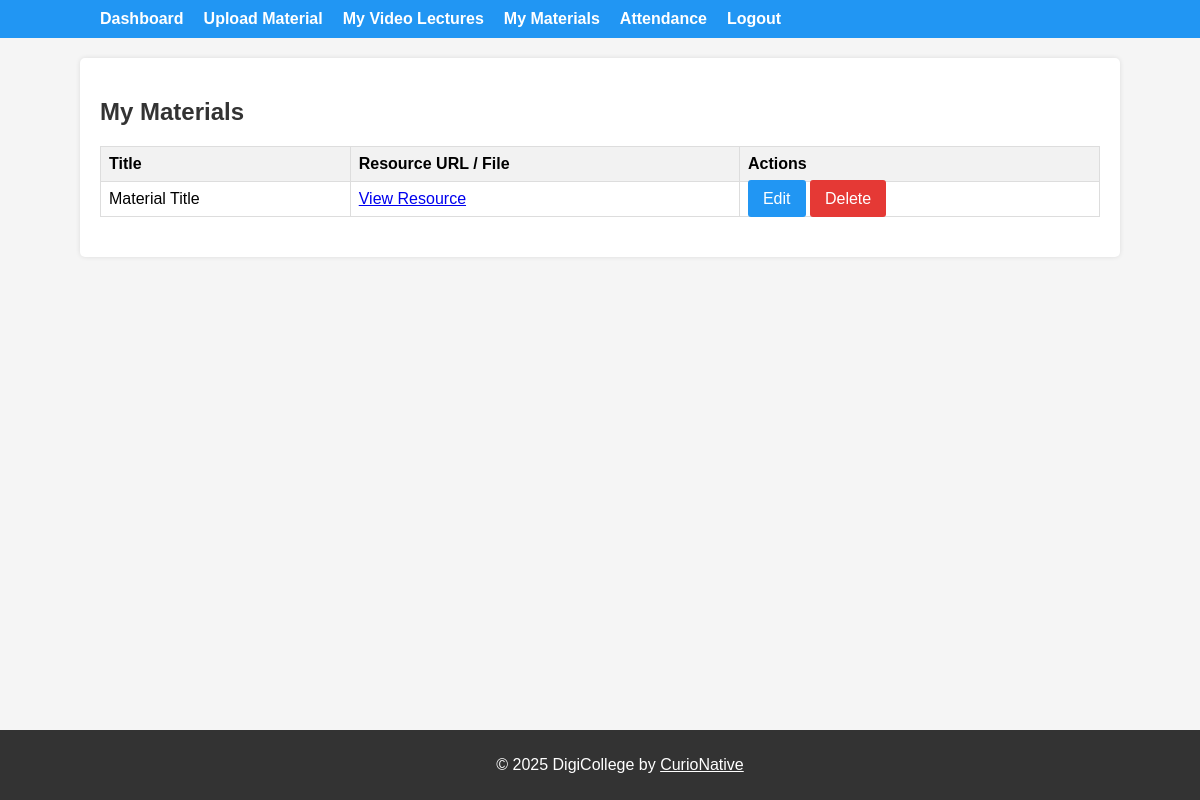
Before: /college/faculty/material/ (signed in) with the older database file.
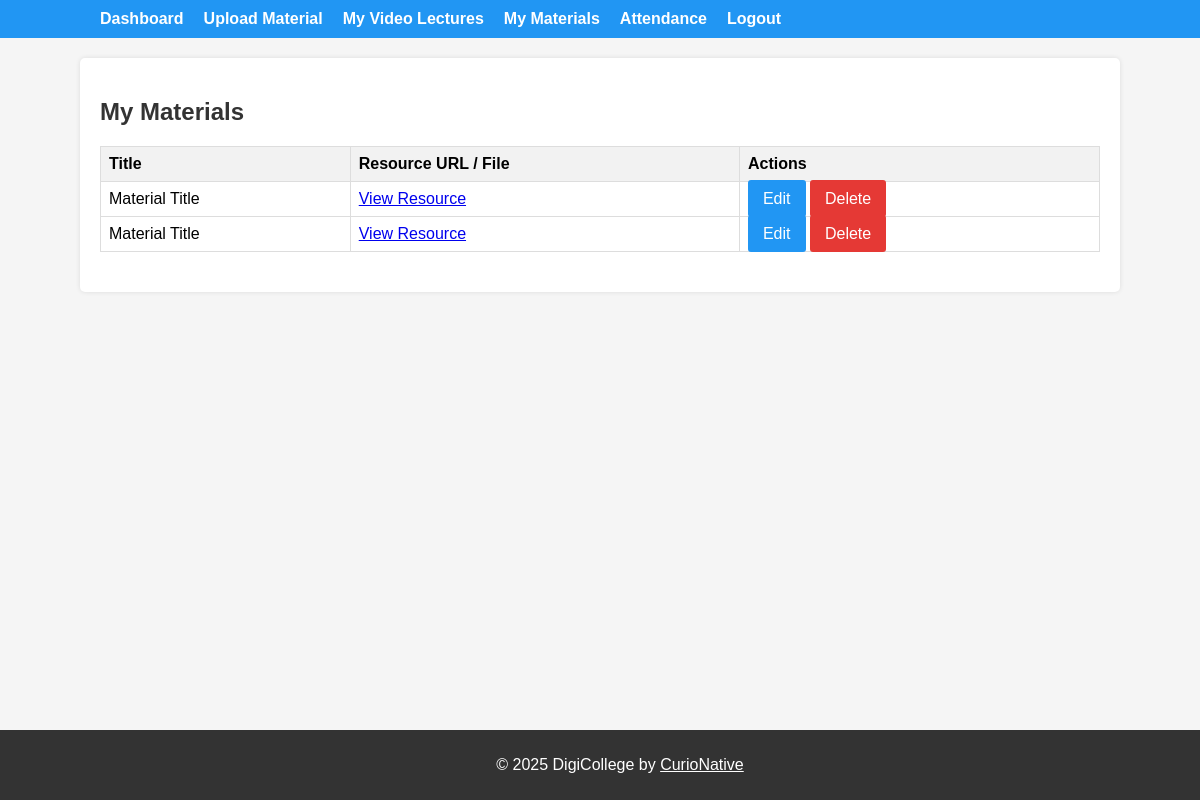
After: the same page with the newer database file.
### college/models.py (models this page shows, shortened)
class Material(models.Model):
    subject = models.ForeignKey(Subject, on_delete=models.CASCADE)
    video_lecture = models.ForeignKey(VideoLecture, on_delete=models.CASCADE, related_name='materials')
    title = models.CharField(max_length=200)
    resource_url = models.URLField(blank=True, null=True, help_text="URL to the downloadable resource")
    resource_file = models.FileField(upload_to='materials/', blank=True, null=True, help_text="Upload file if available")

### college/views.py (the view)
# urls.py: path('faculty/material/', views.faculty_material_list, name='faculty_material_list'),
@login_required
def faculty_material_list(request):
    materials = Material.objects.filter(subject__faculty=request.user)
    return render(request, 'college/faculty/material_list.html', {'materials': materials})

### college/templates/college/faculty/material_list.html (shortened to what this page needs)
{% extends "college/base.html" %}
{% block content %}
  <h2>My Materials</h2>
  <table>
    <thead>
      <tr>
        <th>Title</th>
        <th>Resource URL / File</th>
        <th>Actions</th>
      </tr>
    </thead>
    <tbody>
      {% for material in materials %}
      <tr>
        <td>{{ material.title }}</td>
        <td>
          {% if material.resource_url %}
            <a href="{{ material.resource_url }}" target="_blank">View Resource</a>
          {% elif material.resource_file %}
            <a href="{{ material.resource_file.url }}" target="_blank">View Uploaded Resource</a>
          {% else %}
            N/A
          {% endif %}
        </td>
        <td>
          <a href="{% url 'edit_material' material.pk %}" class="btn">Edit</a>
          <a href="{% url 'delete_material' material.pk %}" class="btn" style="background: #e53935;">Delete</a>
        </td>
      </tr>
      {% empty %}
      <tr>
        <td colspan="3">No materials found.</td>
      </tr>
      {% endfor %}
    </tbody>
  </table>
{% endblock %}

Changed rows visible on the page:
added Material: title "Material Title"
